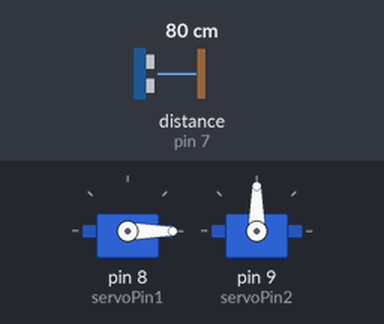
Simulated run of this sketch. Board: Arduino Uno, built with avr-gcc and run on an emulated ATmega328P. On the bench: 2 × servo. Wiring (inferred from the names in the program): ultrasonic range finder: trigger pin 6; echo pin 7. Inputs (shaded band) come from the test bench; at power-on: distance to the obstacle (sensor on pin 7) 80 cm. The echo pulse lasts 58.3 µs per cm.

Above: at 1.2 s.
1.3 s: distance to the obstacle (sensor on pin 7) set to 17 cm
2.8 s: distance to the obstacle (sensor on pin 7) set to 14 cm
At 5.7 s:
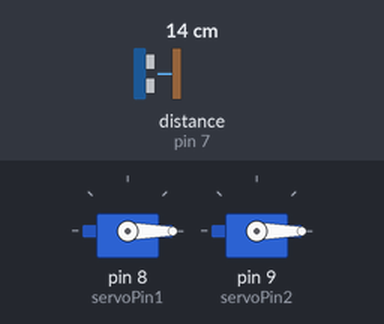
5.8 s: distance to the obstacle (sensor on pin 7) set to 18 cm
At 6.5 s:
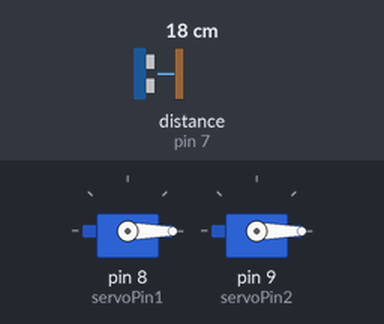
7.3 s: distance to the obstacle (sensor on pin 7) set to 2 cm
At 7.7 s:
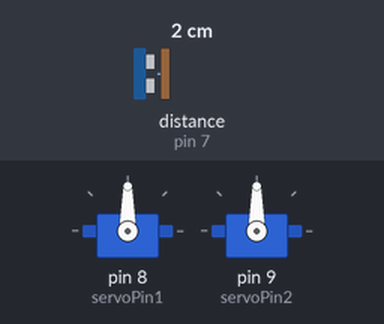
Timing chart, 0 to 11.3 s (numbered marks = the images above; inputs shaded):
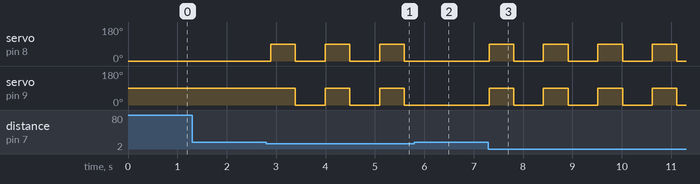

Measured:
- the behaviour switches between 16 and 15 cm on distance to the obstacle (sensor on pin 7) (found by bisection; images 0 and 1)
- after the input at 1.3 s, every drawn part: stays the same
- after the input at 2.8 s, servo on pin 8 (servoPin1): alternates 90° for 0.50 s and 0° for 0.60 s, starting after 0.09 s; servo on pin 9 (servoPin2): alternates 90° for 0.50 s and 0° for 0.60 s, starting after 0.59 s
- after the input at 5.8 s, servo on pin 8 (servoPin1), servo on pin 9 (servoPin2): stays 0° (without the input it goes to 90° after 0.40 s)
- after the input at 7.3 s, servo on pin 8 (servoPin1), servo on pin 9 (servoPin2): alternates 90° for 0.50 s and 0° for 0.60 s, starting at once

The sketch:

capteurdedistanceavecmoteur.ino
```cpp
#include <Servo.h>

const int trigPin = 6; // Broche de déclenchement du capteur ultrason
const int echoPin = 7; // Broche d'écho du capteur ultrason
const int servoPin1 = 8; // Broche de contrôle du servomoteur
const int servoPin2 = 9;

Servo monServo1; // Création d'une instance de la classe Servo
Servo monServo2;

void setup() {
  Serial.begin(9600); // Initialisation de la communication série
  monServo1.attach(servoPin1); // Attache du servomoteur à la broche de contrôle
  monServo2.attach(servoPin2);
  pinMode(trigPin, OUTPUT);
  pinMode(echoPin, INPUT);
  monServo1.write(0);
}

void loop() {
  long duree, distance;

  // Envoi d'une impulsion ultrasonique
  digitalWrite(trigPin, LOW);
  delayMicroseconds(2);
  digitalWrite(trigPin, HIGH);
  delayMicroseconds(10);
  digitalWrite(trigPin, LOW);

  // Mesure du temps de retour de l'écho
  duree = pulseIn(echoPin, HIGH);

  // Calcul de la distance en centimètres
  distance = duree * 0.034 / 2;

  // // Affichage de la distance mesurée dans le moniteur série
  // Serial.print("Distance: ");
  // Serial.print(distance);
  // Serial.println(" cm");

  // Vérification de la distance
  if (distance < 15) {
    // Si la distance est inférieure à 15 cm, actionner le servomoteur
    monServo1.write(90);
    monServo2.write(90); // Fait tourner le servomoteur de 45 degrés
    delay(500); // Attendre un court instant
    monServo1.write(0);
    monServo2.write(0); // Ramène le servomoteur à la position initiale (0 degré)
    delay(500);
  }

  delay(100); // Attendre une seconde entre chaque mesure
}
```
